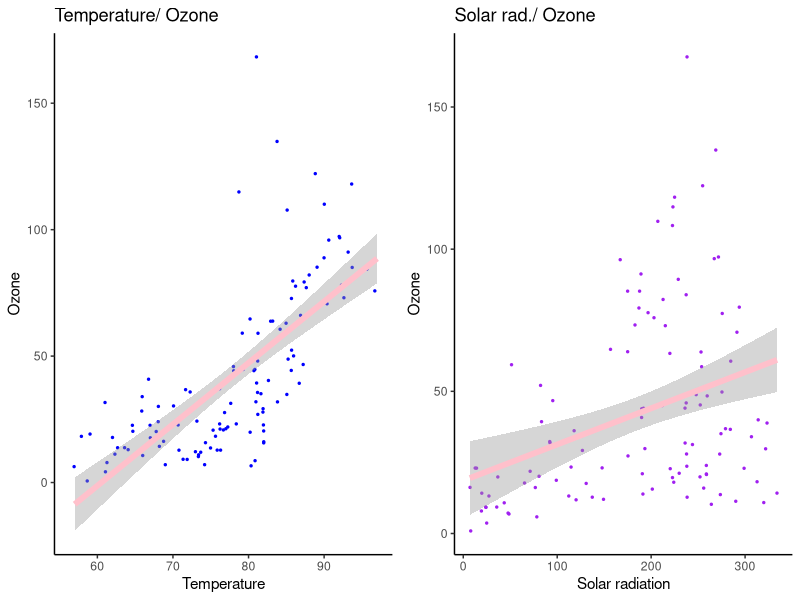
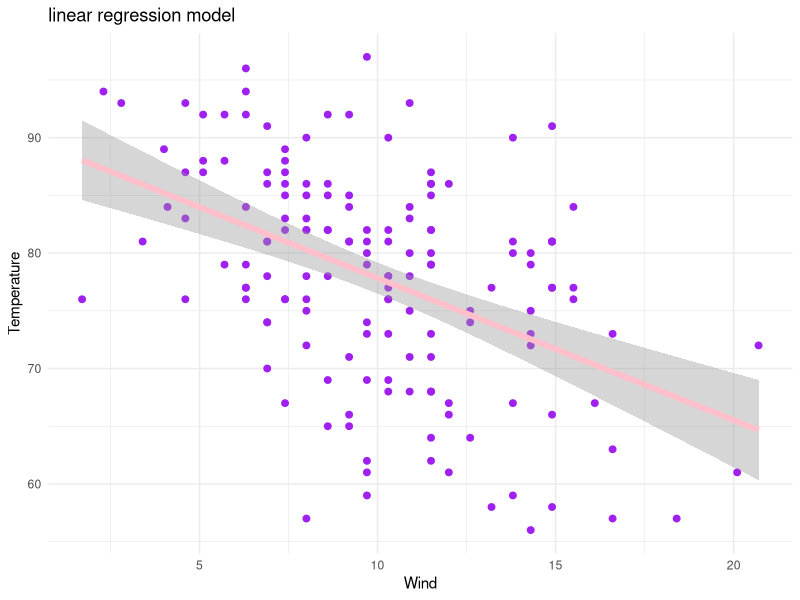
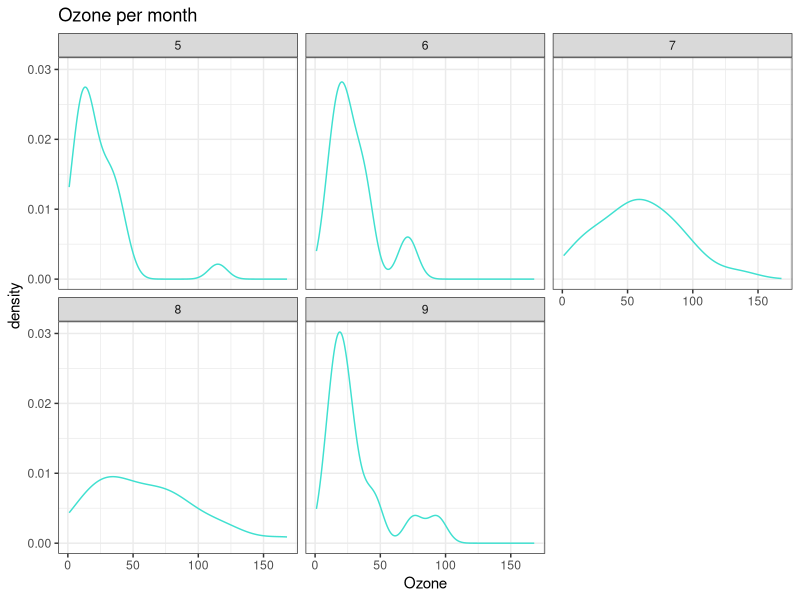
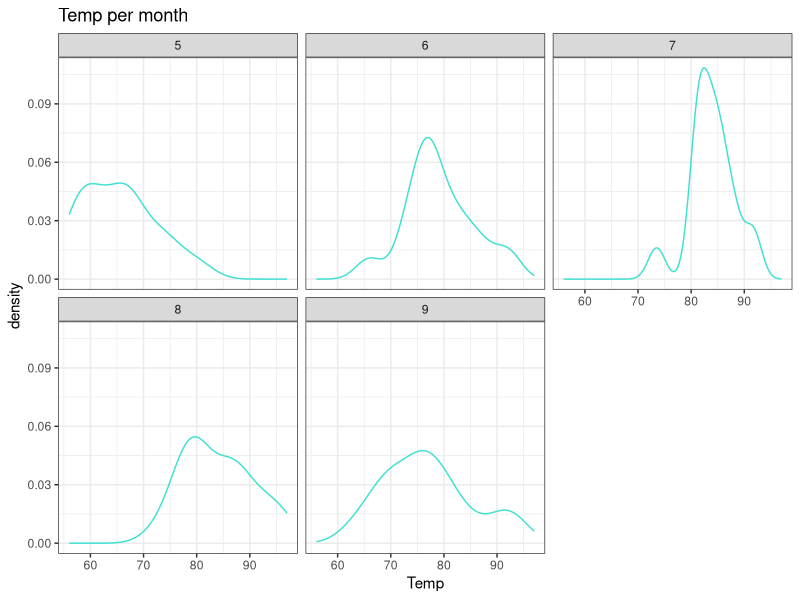

The R source for these figures, in order:
## ---- chunk 1

data <- datasets::airquality

View(datasets::airquality)

library(ggplot2)

## ---- chunk 2

#Plot number one includes two plots, one comparing Temperature and Ozone and one comparing Solar radiation and Ozone. 

plot1.1 <- ggplot(
  data = data, 
  aes(x = Temp, y = Ozone)) +
  geom_jitter(size = 0.5, color = "blue") +
  geom_smooth(method = lm, size = 2, color = "pink") +
  theme_classic() +
  labs(title = "Temperature/ Ozone",
       y = "Ozone", 
       x = "Temperature", 
       )


plot1.2 <- ggplot(
  data = data, 
  aes(x = Solar.R, y = Ozone)) +
  geom_jitter(size = 0.5, color = "purple") +
  geom_smooth(method = lm, size = 2, color = "pink") +
  theme_classic() +
  labs(title = "Solar rad./ Ozone",
       y = "Ozone", 
       x = "Solar radiation", 
       )


plot1 <- cowplot::plot_grid(plot1.1, plot1.2)
plot(plot1)


lm1.1 <- lm(Ozone ~ Temp, data = data)
summary(lm1.1)

#R-Sqaured value: 0.487, significant

lm1.2 <- lm(Ozone ~ Solar.R, data = data)
summary(lm1.2)

#R-Sqaured value: 0.1213, significant

## ---- chunk 3

# Plot number 2 is a plot that looks at the relationship between Wind and Temperature.

plot2 <- ggplot(
  data = data,
  aes(x = Wind, y = Temp)) +
  geom_point(size = 2, color = "purple") +
  geom_smooth(method = lm, size = 2, color = "pink") +
  theme_minimal()+
  labs(title = "linear regression model",
       y = "Temperature", 
       x = "Wind", 
       )

plot(plot2)

#linear model to get the R-Squared value 

lm2 <- lm(Temp ~ Wind, data = data)
summary(lm2)

#R-Squared value is around 0.2 (not very high) and the wind has a negative effect on the Temperature (as expected)

## ---- chunk 4


#plot number three is a plot that looks at the ozone value in each month. 

plot3 <- ggplot(
  data = data, 
  aes(x = Ozone)) +
  geom_density(size = 0.5, color = "turquoise") +
  theme_bw() + 
  labs(title = "Ozone per month",
       x = "Ozone") + 
  facet_wrap(~Month)

plot(plot3)


#outlier identification

lower_normal <- quantile(data$Ozone, 0.025, na.rm = T)
upper_normal <- quantile(data$Ozone, 0.975, na.rm = T)

outlier <- which(data$Ozone < lower_normal | data$Ozone > upper_normal)
data[outlier,]

View(outlier)

#plot number four was just for me to see which months are the warm months (as i was confused with the numbers).

plot4 <- ggplot(
  data = data, 
  aes(x = Temp)) +
  geom_density(size = 0.5, color = "turquoise") +
  theme_bw() + 
  labs(title = "Temp per month",
       x = "Temp") + 
  facet_wrap(~Month)


plot(plot4)

